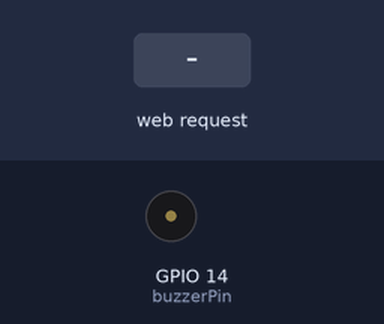
Bench run of a sketch on a simulated ESP32. On the bench: buzzer (waves = sounding). The test bench sets the inputs (shaded band). WiFi joins after 1.5 s; servers stay silent unless stated; what the sketch prints to the serial monitor is not drawn.

Above: at 2.7 s.
2.8 s: HTTP request GET /alert received
At 3.6 s:
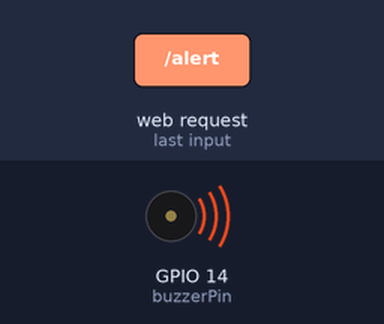
Timing chart, 0 to 5.8 s (numbered marks = the images above; inputs shaded):
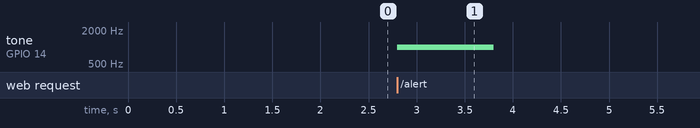

The sketch:

sketch_jul17a.ino
```cpp
#include <WiFi.h>
#include <WebServer.h>

const char* ssid = "UPB-Guest";
const char* password = NULL;
const int buzzerPin = 14; // GPIO pin connected to the buzzer I/O pin

WebServer server(80);

void setup() {
  Serial.begin(115200);
  pinMode(buzzerPin, OUTPUT); // Set the buzzer pin as an output

  // Connect to Wi-Fi
  WiFi.begin(ssid, password);
  Serial.print("Connecting to WiFi");

  while (WiFi.status() != WL_CONNECTED) {
    delay(500);
    Serial.print(".");
  }

  Serial.println("");
  Serial.print("WiFi connected, IP address: ");
  Serial.println(WiFi.localIP());

  server.on("/alert", handleAlert);
  server.begin();
}

void loop() {
  server.handleClient();
}

void handleAlert() {
  Serial.println("Face detected! Activating buzzer...");
  playCorrectSound();
  server.send(200, "text/plain", "Buzzer activated");
}

void playCorrectSound() {
  tone(buzzerPin, 1000); // Start tone at 1000 Hz
  delay(1000); // Wait for 1 second
  noTone(buzzerPin); // Stop the tone
}
```

Measured:
- after the input at 2.8 s, tone on GPIO 14 (buzzerPin): silent → 1000 Hz at once, → silent 1.0 s later
